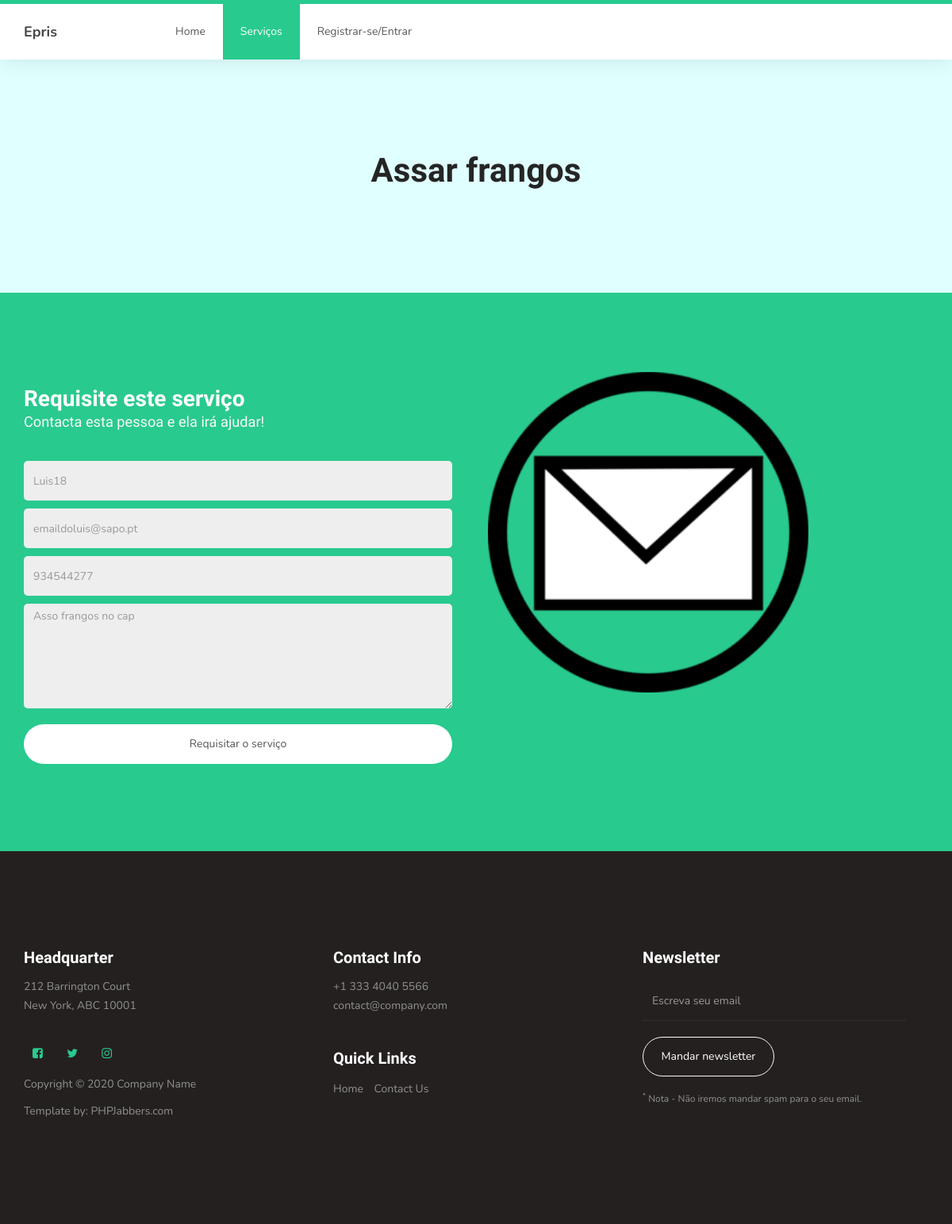
Before: /servicoDetalhes.php?id=30 with the older database file.
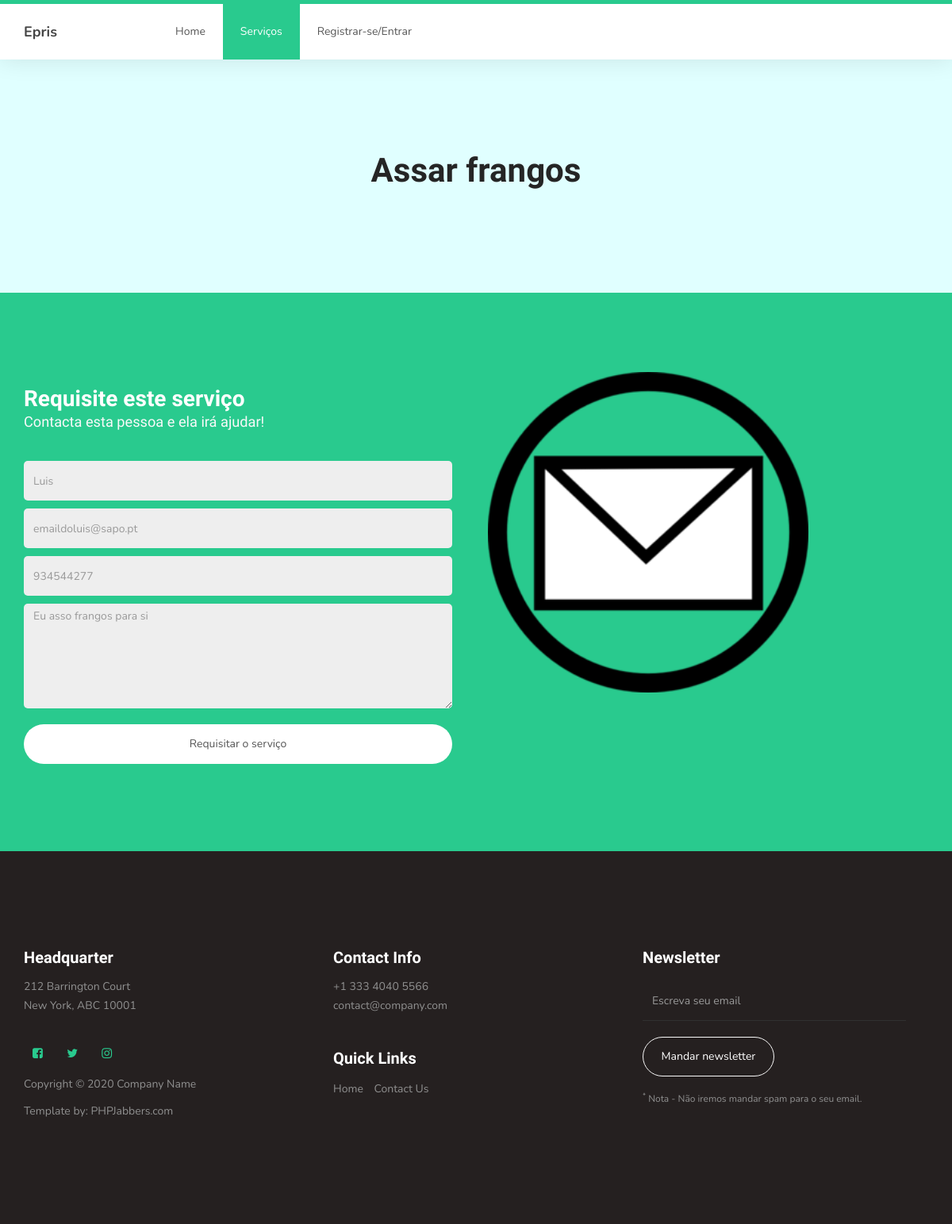
After: the same page with the newer database file.
### tables this page shows
CREATE TABLE `servicos`  (
  `servicoId` int(11) NOT NULL AUTO_INCREMENT,
  `servicoNome` varchar(255) NOT NULL,
  `servicoCategoriaId` int(11) NOT NULL,
  `servicoDescricao` text NOT NULL,
  `servicoUtilizadorId` int(11) NOT NULL,
  PRIMARY KEY (`servicoId`) USING BTREE,
  INDEX `fk_servicos_categorias1_idx`(`servicoCategoriaId`) USING BTREE,
  INDEX `fk_servicos_utilizadores1_idx`(`servicoUtilizadorId`) USING BTREE,
  CONSTRAINT `fk_servicos_categorias1` FOREIGN KEY (`servicoCategoriaId`) REFERENCES `categorias` (`categoriaId`) ON DELETE NO ACTION ON UPDATE NO ACTION,
  CONSTRAINT `fk_servicos_utilizadores1` FOREIGN KEY (`servicoUtilizadorId`) REFERENCES `utilizadores` (`utilizadorId`) ON DELETE NO ACTION ON UPDATE NO ACTION
);

CREATE TABLE `utilizadores`  (
  `utilizadorId` int(11) NOT NULL AUTO_INCREMENT,
  `utilizadorNome` varchar(255) NOT NULL,
  `utilizadorTelefone` varchar(45) NOT NULL,
  `utilizadorEmail` varchar(255) NOT NULL,
  `utilizadorEstado` enum('pendente','ativo','inativo') NOT NULL DEFAULT 'pendente',
  `utilizadorUserId` int(11) NOT NULL,
  `utilizadorPontos` int(11) NOT NULL,
  PRIMARY KEY (`utilizadorId`) USING BTREE,
  INDEX `fk_utilizadores_users1_idx`(`utilizadorUserId`) USING BTREE,
  CONSTRAINT `fk_utilizadores_users1` FOREIGN KEY (`utilizadorUserId`) REFERENCES `users` (`userId`) ON DELETE NO ACTION ON UPDATE NO ACTION
);

### servicoDetalhes.php (the view, shortened to what this page needs)
<?php
include_once("includes/body.inc.php");
$id=intval($_GET['id']);
$sql= "Select * from servicos inner join utilizadores on servicoUtilizadorId = utilizadorId where servicoId=".$id;
$result=mysqli_query($con,$sql);
$dados=mysqli_fetch_array($result);
?>
<section style="background-color: lightcyan">
    <div class="container">
        <div class="text-center">
            <h1><?php echo $dados['servicoNome']?></h1>
            <br>
        </div>
    </div>
</section>
<section id="contact">
    <div class="container">
        <div class="row">
            <div class="col-md-6 col-sm-12">
                <form id="contact-form" role="form" action="pedidoCriar.php" method="post">
                    <div class="section-title">
                        <h2>Requisite este serviço <small>Contacta esta pessoa e ela irá ajudar!</small></h2>
                    </div>
                    <div class="col-md-12 col-sm-12">
                        <input readonly type="text" class="form-control" placeholder="<?php echo $dados['utilizadorNome']?>" name="name" required>
                        <input readonly type="email" class="form-control" placeholder="<?php echo $dados['utilizadorEmail']?>" name="email" required>
                        <input readonly type="email" class="form-control" placeholder="<?php echo $dados['utilizadorTelefone']?>" name="email" required>
                        <textarea readonly class="form-control" rows="6" placeholder="<?php echo $dados['servicoDescricao']?>" name="message" required></textarea>
                    </div>
                    <div class="col-md-12 col-sm-12">
                        <input type="submit" class="form-control" value="Requisitar o serviço">
                    </div>
                </form>
            </div>
            <div class="col-md-6 col-sm-12">
                <div class="contact-image">
                    <img src="images/emaillogo.png" style="height: 404px; width: 404px" class="img-responsive">
                </div>
            </div>
        </div>
    </div>
</section>

Changed rows visible on the page:
changed servicos "Assar frangos": name "Luis18" → "Luis"; message "Asso frangos no cap" → "Eu asso frangos para si"
